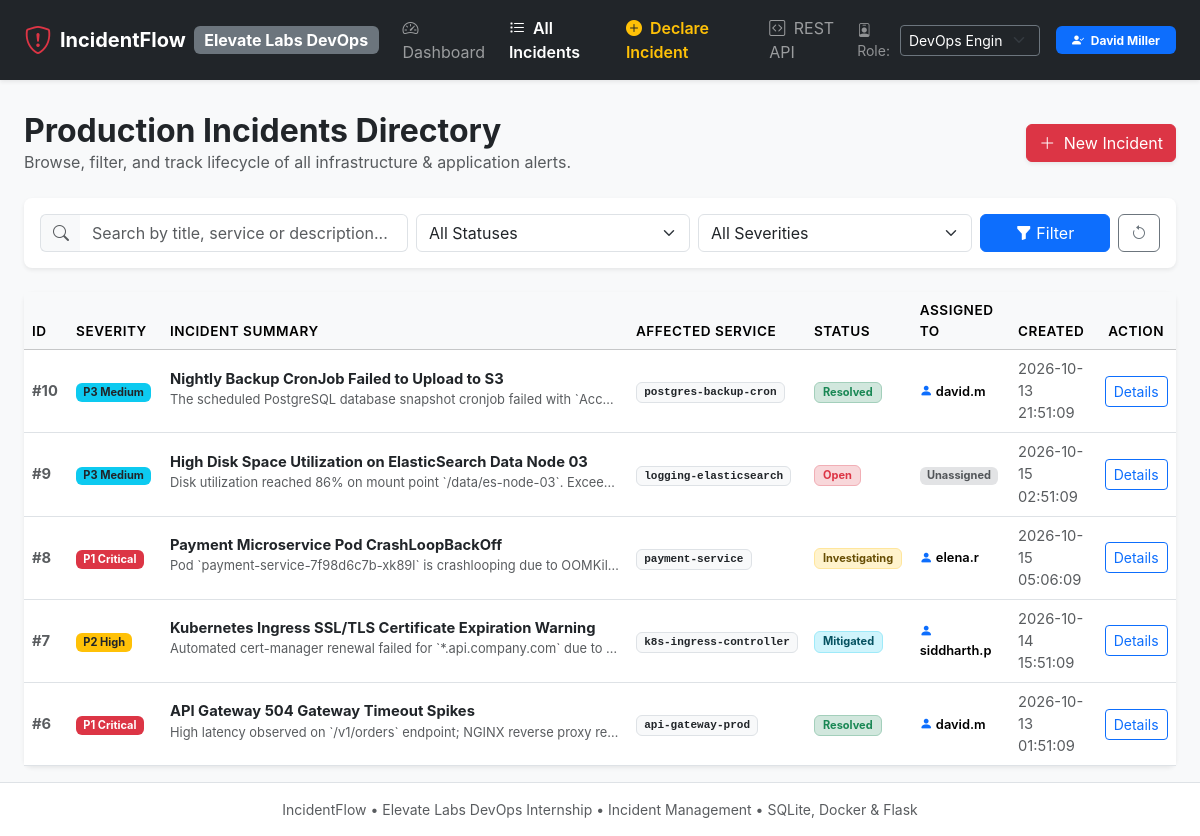
Page /incidents on the committed database.
### tables this page shows
CREATE TABLE users (
        id INTEGER PRIMARY KEY AUTOINCREMENT,
        name TEXT NOT NULL,
        email TEXT NOT NULL UNIQUE,
        role TEXT NOT NULL CHECK(role IN ('Admin', 'DevOps Engineer', 'SRE', 'Viewer')),
        created_at TEXT NOT NULL
    );

CREATE TABLE incidents (
        id INTEGER PRIMARY KEY AUTOINCREMENT,
        title TEXT NOT NULL,
        description TEXT NOT NULL,
        service TEXT NOT NULL,
        severity TEXT NOT NULL CHECK(severity IN ('P1 - Critical', 'P2 - High', 'P3 - Medium', 'P4 - Low')),
        status TEXT NOT NULL CHECK(status IN ('Open', 'Investigating', 'Mitigated', 'Resolved')),
        reporter_name TEXT NOT NULL,
        reporter_email TEXT NOT NULL,
        assigned_to TEXT,
        resolution_notes TEXT,
        created_at TEXT NOT NULL,
        updated_at TEXT NOT NULL,
        resolved_at TEXT
    );

### app.py (the view)
@app.route("/incidents")
def incidents_view():
    status = request.args.get("status", "")
    severity = request.args.get("severity", "")
    search = request.args.get("q", "")
    query = "SELECT * FROM incidents WHERE 1=1"
    params = []
    if status:
        query += " AND status = ?"
        params.append(status)
    if severity:
        query += " AND severity = ?"
        params.append(severity)
    if search:
        query += " AND (title LIKE ? OR service LIKE ? OR description LIKE ?)"
        params.extend([f"%{search}%", f"%{search}%", f"%{search}%"])
    query += " ORDER BY id DESC"
    conn = models.get_db_connection()
    incidents = conn.execute(query, params).fetchall()
    users = conn.execute("SELECT * FROM users ORDER BY name ASC").fetchall()
    conn.close()
    return render_template("incidents.html", incidents=incidents, users=users, selected_status=status, selected_severity=severity, search_query=search)

### app.py (called while the page is built)
def get_current_user_role():
    return request.cookies.get("incident_user_role", "DevOps Engineer")

def get_current_user_name():
    return request.cookies.get("incident_user_name", "David Miller")

@app.context_processor
def inject_global_context():
    return {
        "current_role": get_current_user_role(),
        "current_user_name": get_current_user_name(),
        "app_version": "v1.0.0-elevatelabs"
    }

### models.py (called while the page is built)
def get_db_connection():
    conn = sqlite3.connect(DATABASE_NAME)
    conn.row_factory = sqlite3.Row
    conn.execute("PRAGMA foreign_keys = ON")
    return conn

### templates/incidents.html (shortened to what this page needs)
{% extends "base.html" %}
{% block content %}
<div class="row align-items-center mb-4">
    <div class="col-md-6">
        <h2 class="fw-bold text-dark mb-0">Production Incidents Directory</h2>
        <p class="text-muted mb-0">Browse, filter, and track lifecycle of all infrastructure & application alerts.</p>
    </div>
    <div class="col-md-6 text-md-end mt-3 mt-md-0">
        <a href="{{ url_for('new_incident_view') }}" class="btn btn-danger shadow-sm">
            <i class="bi bi-plus-lg me-1"></i> New Incident
        </a>
    </div>
</div>
<div class="card border-0 shadow-sm rounded-3 mb-4">
    <div class="card-body p-3">
        <form method="GET" action="{{ url_for('incidents_view') }}" class="row g-2 align-items-center">
            <div class="col-md-4">
                <div class="input-group">
                    <span class="input-group-text bg-light border-end-0"><i class="bi bi-search text-muted"></i></span>
                    <input type="text" name="q" class="form-control border-start-0" placeholder="Search by title, service or description..." value="{{ search_query }}">
                </div>
            </div>
            <div class="col-md-3">
                <select name="status" class="form-select">
                    <option value="">All Statuses</option>
                </select>
            </div>
            <div class="col-md-3">
                <select name="severity" class="form-select">
                    <option value="">All Severities</option>
                </select>
            </div>
            <div class="col-md-2 d-flex gap-2">
                <button type="submit" class="btn btn-primary w-100"><i class="bi bi-funnel-fill"></i> Filter</button>
                <a href="{{ url_for('incidents_view') }}" class="btn btn-outline-secondary" title="Reset Filters"><i class="bi bi-arrow-counterclockwise"></i></a>
            </div>
        </form>
    </div>
</div>
<div class="card border-0 shadow-sm rounded-3">
    <div class="table-responsive">
        <table class="table table-hover align-middle mb-0">
            <thead class="table-light">
                <tr>
                    <th style="width: 80px;">ID</th>
                    <th style="width: 140px;">Severity</th>
                    <th>Incident Summary</th>
                    <th style="width: 160px;">Affected Service</th>
                    <th style="width: 130px;">Status</th>
                    <th style="width: 160px;">Assigned To</th>
                    <th style="width: 150px;">Created</th>
                    <th style="width: 90px;" class="text-center">Action</th>
                </tr>
            </thead>
            <tbody>
                {% if incidents %}
                    {% for inc in incidents %}
                    <tr>
                        <td class="fw-bold text-muted">#{{ inc.id }}</td>
                        <td>
                            {% if 'P1' in inc.severity %}
                                <span class="badge bg-danger">P1 Critical</span>
                            {% elif 'P2' in inc.severity %}
                                <span class="badge bg-warning text-dark">P2 High</span>
                            {% elif 'P3' in inc.severity %}
                                <span class="badge bg-info text-dark">P3 Medium</span>
                            {% else %}
                                <span class="badge bg-secondary">P4 Low</span>
                            {% endif %}
                        </td>
                        <td>
                            <a href="{{ url_for('incident_detail_view', incident_id=inc.id) }}" class="fw-bold text-dark text-decoration-none d-block">
                                {{ inc.title }}
                            </a>
                            <small class="text-muted text-truncate d-inline-block" style="max-width: 450px;">
                                {{ inc.description }}
                            </small>
                        </td>
                        <td>
                            <span class="badge bg-light text-dark border font-monospace">{{ inc.service }}</span>
                        </td>
                        <td>
                            {% if inc.status == 'Open' %}
                                <span class="badge bg-danger-subtle text-danger border border-danger-subtle px-2 py-1">Open</span>
                            {% elif inc.status == 'Investigating' %}
                                <span class="badge bg-warning-subtle text-warning-emphasis border border-warning-subtle px-2 py-1">Investigating</span>
                            {% elif inc.status == 'Mitigated' %}
                                <span class="badge bg-info-subtle text-info-emphasis border border-info-subtle px-2 py-1">Mitigated</span>
                            {% else %}
                                <span class="badge bg-success-subtle text-success border border-success-subtle px-2 py-1">Resolved</span>
                            {% endif %}
                        </td>
                        <td>
                            {% if inc.assigned_to %}
                                <div class="small fw-semibold"><i class="bi bi-person-fill text-primary"></i> {{ inc.assigned_to.split('@')[0] }}</div>
                            {% else %}
                                <span class="badge bg-secondary-subtle text-muted">Unassigned</span>
                            {% endif %}
                        </td>
                        <td class="small text-muted">{{ inc.created_at }}</td>
                        <td class="text-center">
                            <a href="{{ url_for('incident_detail_view', incident_id=inc.id) }}" class="btn btn-sm btn-outline-primary">
                                Details
                            </a>
                        </td>
                    </tr>
                    {% endfor %}
                {% endif %}
            </tbody>
        </table>
    </div>
</div>
{% endblock %}

### templates/base.html (shortened to what this page needs)
<!DOCTYPE html>
<html lang="en">
<head>
    <link href="https://cdn.jsdelivr.net/npm/bootstrap@5.3.3/dist/css/bootstrap.min.css" rel="stylesheet">
    <link rel="stylesheet" href="https://cdn.jsdelivr.net/npm/bootstrap-icons@1.11.3/font/bootstrap-icons.min.css">
    <link rel="stylesheet" href="{{ url_for('static', filename='css/custom.css') }}">
</head>
<body class="bg-light">
    <nav class="navbar navbar-expand-lg navbar-dark bg-dark shadow-sm">
        <div class="container-fluid px-4">
            <a class="navbar-brand fw-bold d-flex align-items-center" href="{{ url_for('dashboard_view') }}">
                <i class="bi bi-shield-exclamation text-danger fs-3 me-2"></i>
                <span>IncidentFlow</span>
                <span class="badge bg-secondary ms-2 fs-6">Elevate Labs DevOps</span>
            </a>
            <div class="collapse navbar-collapse" id="navbarMain">
                <ul class="navbar-nav me-auto mb-2 mb-lg-0">
                    <li class="nav-item">
                        <a class="nav-link {% if request.endpoint == 'dashboard_view' %}active fw-semibold{% endif %}" href="{{ url_for('dashboard_view') }}">
                            <i class="bi bi-speedometer2 me-1"></i> Dashboard
                        </a>
                    </li>
                    <li class="nav-item">
                        <a class="nav-link {% if request.endpoint == 'incidents_view' %}active fw-semibold{% endif %}" href="{{ url_for('incidents_view') }}">
                            <i class="bi bi-list-task me-1"></i> All Incidents
                        </a>
                    </li>
                    <li class="nav-item">
                        <a class="nav-link text-warning fw-semibold" href="{{ url_for('new_incident_view') }}">
                            <i class="bi bi-plus-circle-fill me-1"></i> Declare Incident
                        </a>
                    </li>
                    <li class="nav-item">
                        <a class="nav-link" href="/api/v1/incidents" target="_blank">
                            <i class="bi bi-code-square me-1"></i> REST API
                        </a>
                    </li>
                </ul>
                <div class="d-flex align-items-center">
                    <form action="{{ url_for('switch_role') }}" method="POST" class="d-flex align-items-center me-3">
                        <span class="text-white-50 small me-2"><i class="bi bi-person-badge"></i> Role:</span>
                        <select name="role" class="form-select form-select-sm bg-dark text-white border-secondary" onchange="this.form.submit()">
                            <option value="DevOps Engineer" {% if current_role == 'DevOps Engineer' %}selected{% endif %}>DevOps Engineer</option>
                        </select>
                    </form>
                    <span class="badge bg-primary px-3 py-2 text-white">
                        <i class="bi bi-person-check-fill me-1"></i> {{ current_user_name }}
                    </span>
                </div>
            </div>
        </div>
    </nav>
    <main class="container-fluid px-4 py-3">
        {% block content %}{% endblock %}
    </main>
    <footer class="footer mt-auto py-3 bg-white border-top text-center text-muted small">
        <div class="container">
            <span>IncidentFlow &bull; Elevate Labs DevOps Internship &bull; Incident Management &bull; SQLite, Docker & Flask</span>
        </div>
    </footer>
</body>
</html>

### static/css/custom.css (style rules this page uses)
body { font-family: -apple-system, BlinkMacSystemFont, "Segoe UI", Roboto, "Helvetica Neue", Arial, sans-serif; color: #2b2f38; }
.card { transition: transform 0.15s ease-in-out, box-shadow 0.15s ease-in-out; }
.table th { font-size: 0.85rem; text-transform: uppercase; letter-spacing: 0.5px; font-weight: 600; }
.table td { font-size: 0.92rem; }

### rows in the picture
users: name "David Miller"
incidents: id "10", severity "P3 Medium", title "Nightly Backup CronJob Failed to Upload to S3", description "The scheduled PostgreSQL database snapshot cronjob failed with `Acc…", service "postgres-backup-cron", status "Resolved", assigned_to "david.m", created_at "2026-10-13 21:51:09"
incidents: id "9", severity "P3 Medium", title "High Disk Space Utilization on ElasticSearch Data Node 03", description "Disk utilization reached 86% on mount point `/data/es-node-03`. Excee…", service "logging-elasticsearch", status "Open", shows "Unassigned", created_at "2026-10-15 02:51:09"
incidents: id "8", severity "P1 Critical", title "Payment Microservice Pod CrashLoopBackOff", description "Pod `payment-service-7f98d6c7b-xk89l` is crashlooping due to OOMKil…", service "payment-service", status "Investigating", assigned_to "elena.r", created_at "2026-10-15 05:06:09"
incidents: id "7", severity "P2 High", title "Kubernetes Ingress SSL/TLS Certificate Expiration Warning", description "Automated cert-manager renewal failed for `*.api.company.com` due to…", service "k8s-ingress-controller", status "Mitigated", assigned_to "siddharth.p", created_at "2026-10-14 15:51:09"
incidents: id "6", severity "P1 Critical", title "API Gateway 504 Gateway Timeout Spikes", description "High latency observed on `/v1/orders` endpoint; NGINX reverse proxy re…", service "api-gateway-prod", status "Resolved", assigned_to "david.m", created_at "2026-10-13 01:51:09"
